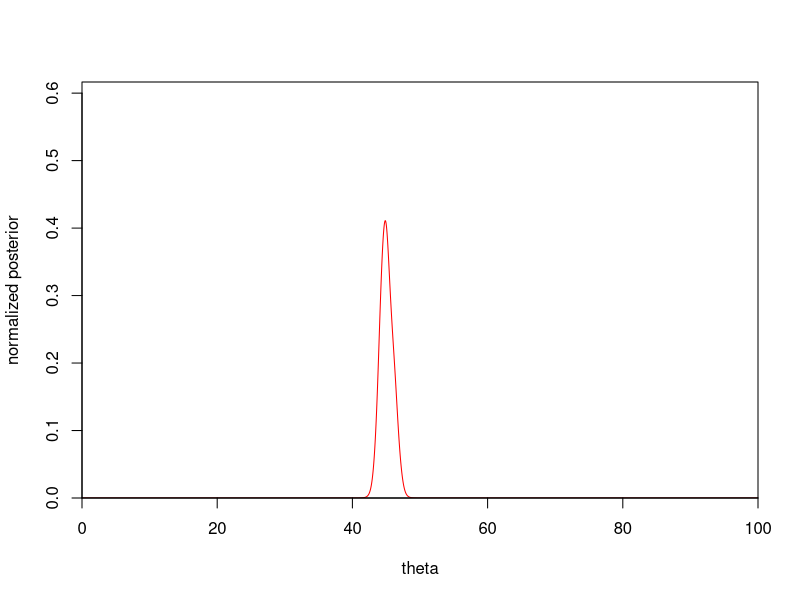
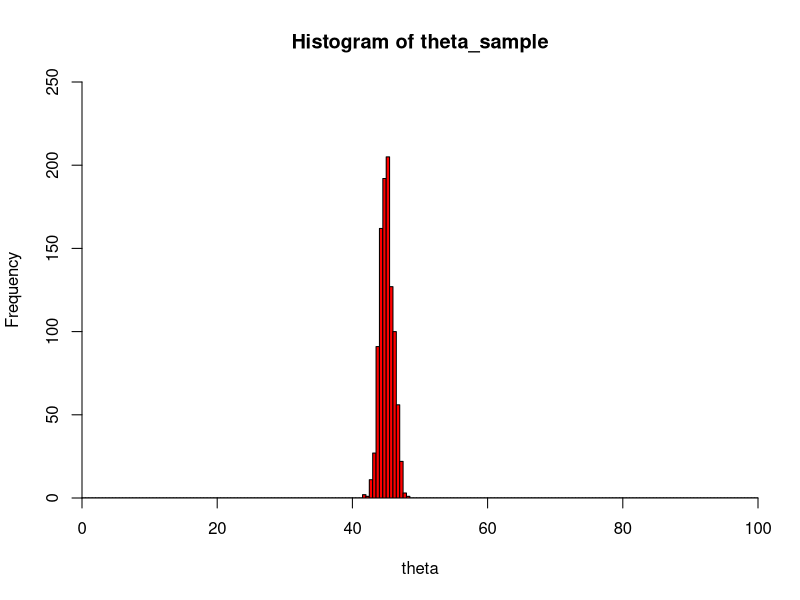
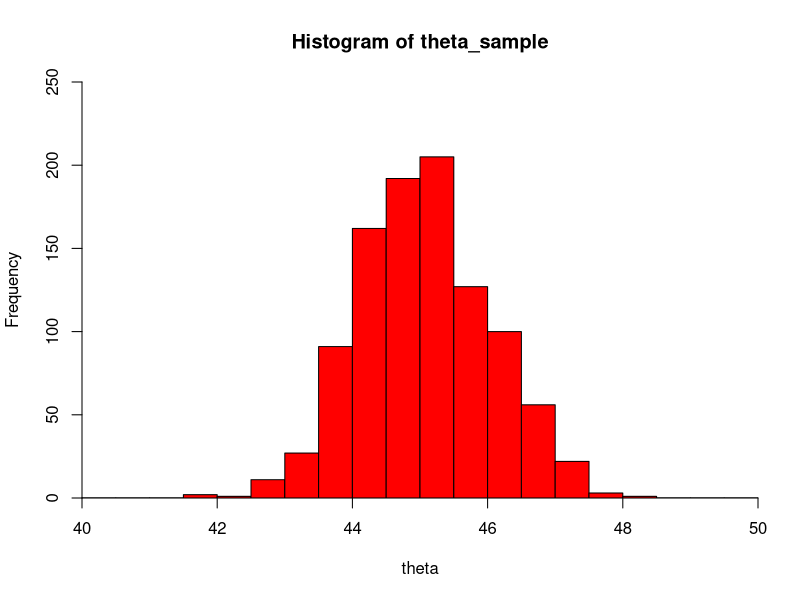
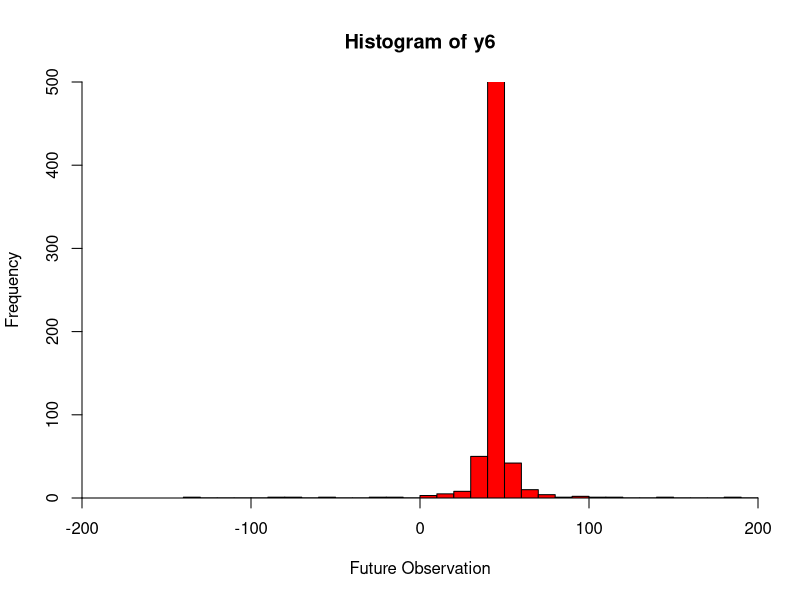

Generate these figures, in order, with R:
#11. Computing with a nonconjugate single-parameter model: suppose y1, . . . , y5 are independent samples from a Cauchy distribution with unknown center θ and known scale 1: 
#p(yi|θ) ∝ 1/(1 + (yi − θ)2). 
#Assume, for simplicity, that the prior distribution for θ is uniform on [0, 100]. Given the observations (y1, . . . , y5) = (43, 44, 45, 46.5, 47.5):

#(a) Compute the unnormalized posterior density function, p(θ)p(y|θ), on a grid of points θ = 0, 1/m, 2/m, . . . , 100, for some large integer m. Using the grid approximation, compute and plot the normalized posterior density function, p(θ|y), as a function of θ.


## Sampling Distribution
dist <- function (y,th) {
dist0 <- NULL
for (i in 1:length(th))
dist0 <- c(dist0,prod(dcauchy(y,th[i])))
dist0}


## DATA
y<- c(43,44,45,46.5,47.5)

## Parameter grid
step <- .01
theta <- seq(0,100,step)

## Unnormalized Density
dist.unnorm <- dist(y,theta)

## Normalized Denisty
dist.norm <- dist.unnorm/(step*sum(dist.unnorm))

## Plot
plot(theta, dist.norm , ylim=c(0,1.5*max(dist.norm)), type="l", xlab="theta", ylab="normalized posterior", xaxs="i", yaxs="i" , col="red")




##(b) Sample 1000 draws of θ from the posterior density and plot a histogram of the draws.
## Sampling
theta_sample <- sample(theta, 1000, step*dist.norm,replace=TRUE)

## Histogram
hist(theta_sample, xlab="theta", breaks=seq(0,100,0.5), xaxs="i", yaxs="i" ,ylim=c(0,250), col="red")

hist(theta_sample, xlab="theta", breaks=seq(40,50,0.5), xaxs="i", yaxs="i" ,ylim=c(0,250), col="red")



## (c) Use the 1000 samples of θ to obtain 1000 samples from the predictive distribution of a future observation, y6, and plot a histogram of the predictive draws
y6 <- rcauchy(length(theta_sample),theta_sample,1)

## Histogram
hist(y6,xlab="Future Observation", nclass=100, xaxs="i", yaxs="i", xlim=c(-200,200), ylim=c(0,500), col="red")


